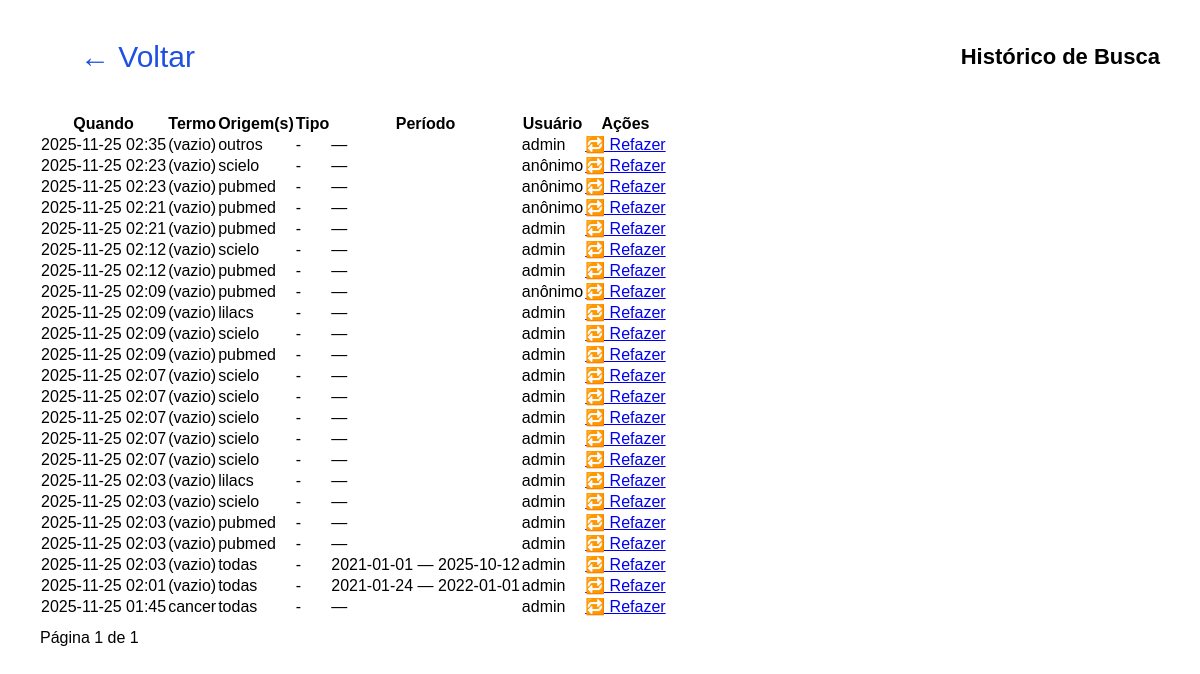
The app's page /historico/, older data.
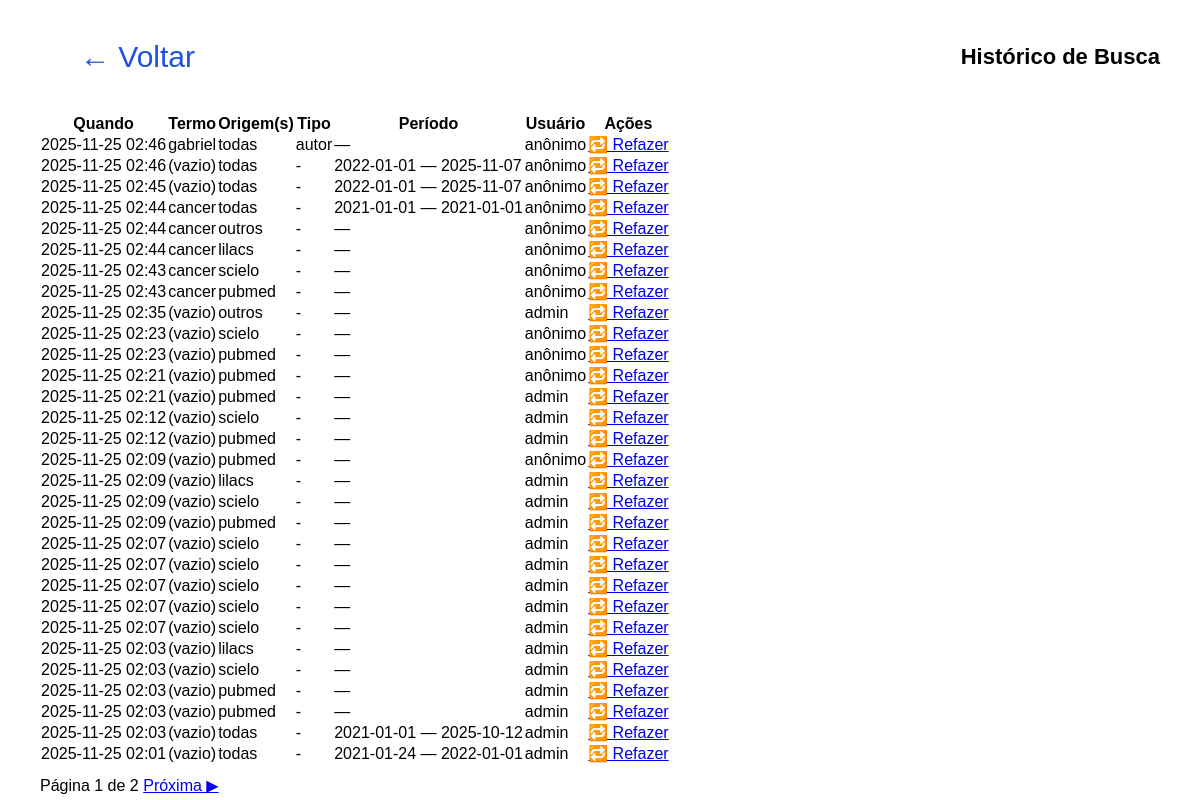
The same page, newer data.
### busca/models.py (models this page shows, shortened)
class SearchHistory(models.Model):
    user = models.ForeignKey(
        settings.AUTH_USER_MODEL,
        null=True,
        blank=True,
        on_delete=models.SET_NULL,
        help_text="Usuário que executou a busca (se autenticado)"
    )
    termo = models.CharField("termo", max_length=500, blank=True)
    origem = models.CharField("origem(s)", max_length=200, blank=True)   # ex: "pubmed,scielo"
    tipo = models.CharField("tipo", max_length=50, blank=True)           # autor / titulo / tema
    data_inicio = models.DateField("data início", null=True, blank=True)
    data_fim = models.DateField("data fim", null=True, blank=True)
    query_string = models.TextField("query string", blank=True)
    created_at = models.DateTimeField(auto_now_add=True)
    class Meta:
        verbose_name = "Histórico de Busca"
        verbose_name_plural = "Histórico de Buscas"
        ordering = ["-created_at"]

### busca/views.py (the view)
# urls.py: path("historico/", views.historico, name="historico"),
def historico(request):
    qs = SearchHistory.objects.all().select_related("user")
    paginator = Paginator(qs, 30)  # 30 por página
    page = request.GET.get("page", 1)
    page_obj = paginator.get_page(page)
    return render(request, "busca/historico.html", {
        "page_obj": page_obj
    })

### busca/templates/busca/historico.html (shortened to what this page needs)
{% load static %}
<!doctype html>
<html lang="pt-br">
<head>
  <link rel="stylesheet" href="{% static 'busca/style.css' %}">
</head>
<body>
  <header>
    <a href="{% url 'home' %}" class="back-button">← Voltar</a>
    <h1>Histórico de Busca</h1>
  </header>
  <div class="container">
    <div class="results-box">
      {% if page_obj.object_list %}
        <table class="history-table" style="width:100%; border-collapse:collapse;">
          <thead>
            <tr>
              <th>Quando</th>
              <th>Termo</th>
              <th>Origem(s)</th>
              <th>Tipo</th>
              <th>Período</th>
              <th>Usuário</th>
              <th>Ações</th>
            </tr>
          </thead>
          <tbody>
            {% for h in page_obj.object_list %}
              <tr>
                <td style="white-space:nowrap;">{{ h.created_at|date:"Y-m-d H:i" }}</td>
                <td>{{ h.termo|default:"(vazio)" }}</td>
                <td>{{ h.origem|default:"todas" }}</td>
                <td>{{ h.tipo|default:"-" }}</td>
                <td>
                  {% if h.data_inicio or h.data_fim %}
                    {{ h.data_inicio|date:"Y-m-d" }} — {{ h.data_fim|date:"Y-m-d" }}
                  {% else %}
                    —
                  {% endif %}
                </td>
                <td>
                    {% if h.user %}
                        {{ h.user.username }}
                    {% else %}
                        anônimo
                    {% endif %}
                </td>
                <td>
                  <a href="{% url 'resultados' %}?{{ h.query_string }}" class="btn small">🔁 Refazer</a>
                </td>
              </tr>
            {% endfor %}
          </tbody>
        </table>
        <div style="margin-top:12px;">
          Página {{ page_obj.number }} de {{ page_obj.paginator.num_pages }}
          {% if page_obj.has_next %}
            <a href="?page={{ page_obj.next_page_number }}">Próxima ▶</a>
          {% endif %}
        </div>
      {% else %}
        <p>Nenhuma busca registrada ainda.</p>
      {% endif %}
    </div>
  </div>
</body>
</html>

Row changes from the older to the newer data that the page shows:
no longer on this page (row unchanged): SearchHistory: created_at "2025-11-25 01:45", termo "cancer", origem "todas", tipo "-", user.username "admin"
added SearchHistory: created_at "2025-11-25 02:46", termo "gabriel", origem "todas", tipo "autor", shows "anônimo"
added SearchHistory: created_at "2025-11-25 02:46", termo "(vazio)", origem "todas", tipo "-", data_inicio "2022-01-01", data_fim "2025-11-07", shows "anônimo"
added SearchHistory: created_at "2025-11-25 02:45", termo "(vazio)", origem "todas", tipo "-", data_inicio "2022-01-01", data_fim "2025-11-07", shows "anônimo"
added SearchHistory: created_at "2025-11-25 02:44", termo "cancer", origem "todas", tipo "-", data_inicio "2021-01-01", data_fim "2021-01-01", shows "anônimo"
added SearchHistory: created_at "2025-11-25 02:44", termo "cancer", origem "outros", tipo "-", shows "anônimo"
added SearchHistory: created_at "2025-11-25 02:44", termo "cancer", origem "lilacs", tipo "-", shows "anônimo"
added SearchHistory: created_at "2025-11-25 02:43", termo "cancer", origem "scielo", tipo "-", shows "anônimo"
added SearchHistory: created_at "2025-11-25 02:43", termo "cancer", origem "pubmed", tipo "-", shows "anônimo"
Text that changed along with them:
{{ page_obj.paginator.num_pages }}: "1" → "2"
text now shown: "Próxima ▶"
